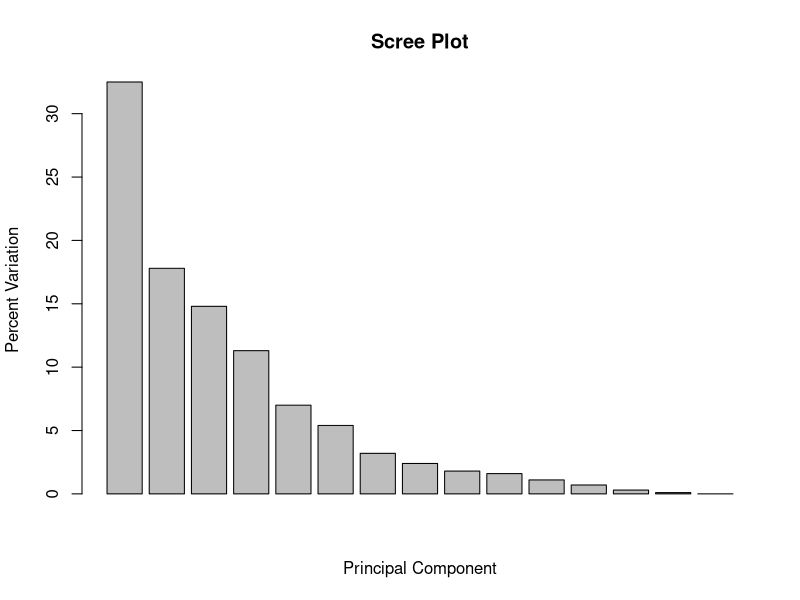

The R script that drew this image:

library(tidyverse)
zeep <- read_csv("zeep.csv")
zeep
zeep.pca <- prcomp(zeep, scale=TRUE)
pca.var <- zeep.pca$sdev^2
pca.var.per <- round(pca.var/sum(pca.var)*100, 1)
barplot(pca.var.per, main="Scree Plot", xlab="Principal Component", ylab="Percent Variation")


